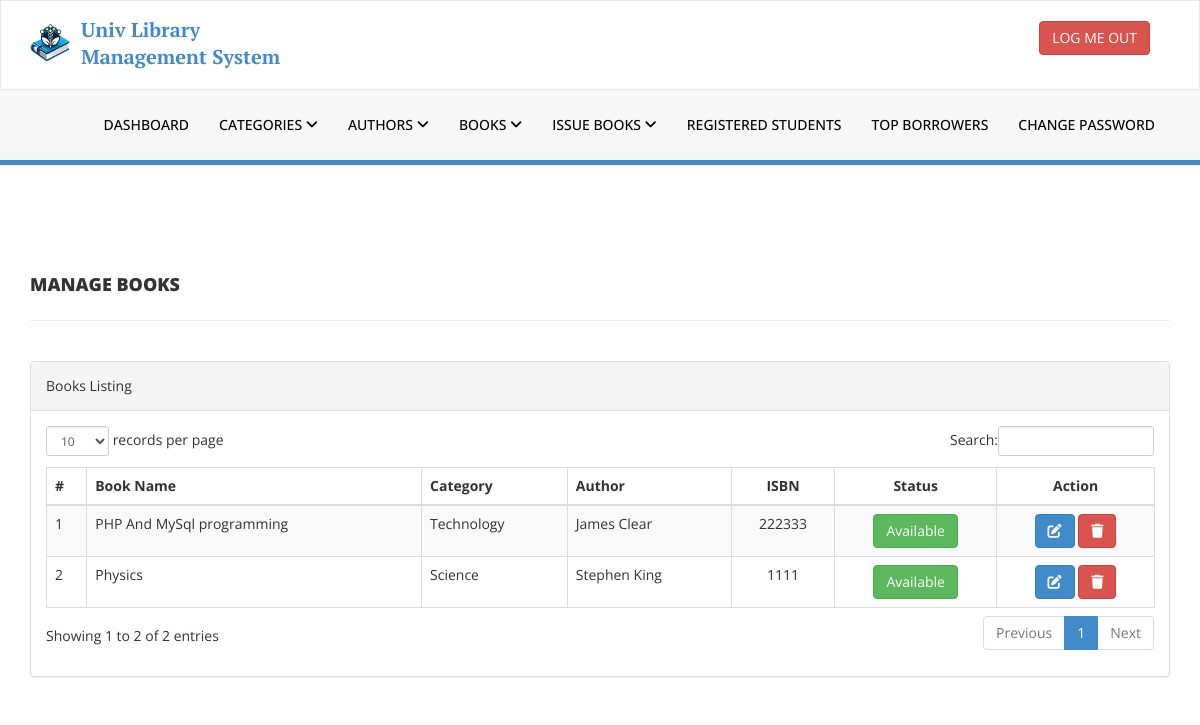
/library/admin/manage-books.php (signed in), run on an earlier commit of the app's database.
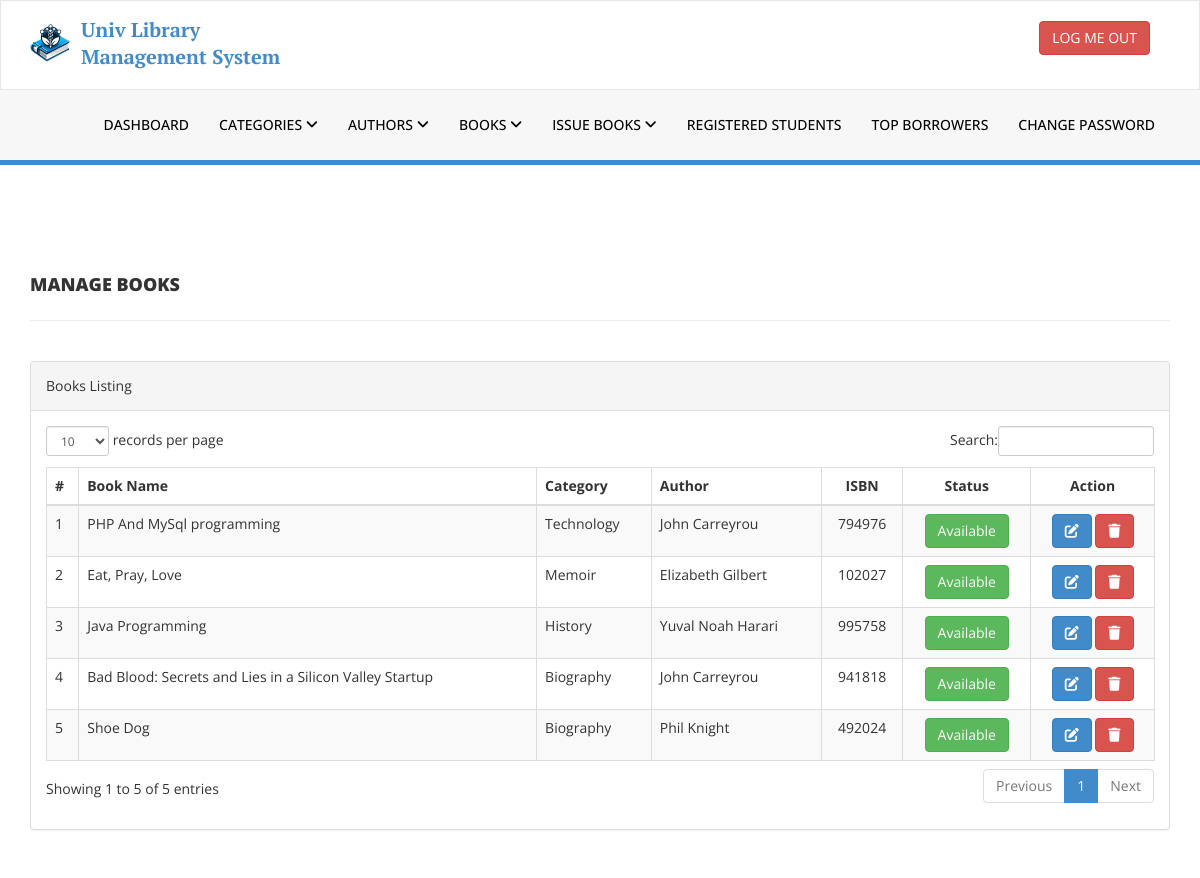
And on a later commit of the database.
### tables this page shows
CREATE TABLE `tblbooks` (
  `id` int(11) NOT NULL,
  `BookName` varchar(255) DEFAULT NULL,
  `CatId` int(11) DEFAULT NULL,
  `AuthorId` int(11) DEFAULT NULL,
  `ISBNNumber` int(11) DEFAULT NULL,
  `BookPrice` int(11) DEFAULT NULL,
  `RegDate` timestamp NULL DEFAULT current_timestamp(),
  `UpdationDate` timestamp NULL DEFAULT NULL ON UPDATE current_timestamp()
);

CREATE TABLE `tblcategory` (
  `id` int(11) NOT NULL,
  `CategoryName` varchar(150) DEFAULT NULL,
  `Status` int(1) DEFAULT NULL,
  `CreationDate` timestamp NULL DEFAULT current_timestamp(),
  `UpdationDate` timestamp NULL DEFAULT '0000-00-00 00:00:00' ON UPDATE current_timestamp()
);

CREATE TABLE `tblauthors` (
  `id` int(11) NOT NULL,
  `AuthorName` varchar(159) DEFAULT NULL,
  `creationDate` timestamp NULL DEFAULT current_timestamp(),
  `UpdationDate` timestamp NULL DEFAULT NULL ON UPDATE current_timestamp()
);

### library/admin/manage-books.php (the view, shortened to what this page needs)
<?php
include('includes/config.php');
if (strlen($_SESSION['alogin']) == 0) {
    header('location:index.php');
} else {
?>
    <!DOCTYPE html>
    <html xmlns="http://www.w3.org/1999/xhtml">
    <head>
        <link href="assets/css/bootstrap.css" rel="stylesheet" />
        <link
            rel="stylesheet"
            href="https://cdnjs.cloudflare.com/ajax/libs/font-awesome/6.5.1/css/all.min.css"
 />
        <link href="assets/js/dataTables/dataTables.bootstrap.css" rel="stylesheet" />
        <link href="assets/css/style.css" rel="stylesheet" />
    </head>
    <body>
        <?php include('includes/header.php'); ?>
        <div class="content-wrapper">
            <div class="container">
                <div class="row pad-botm">
                    <div class="col-md-12">
                        <h4 class="header-line">Manage Books</h4>
                    </div>
                    <div class="row">
                    </div>
                </div>
                <div class="row">
                    <div class="col-md-12">
                        <div class="panel panel-default">
                            <div class="panel-heading">
                                Books Listing
                            </div>
                            <div class="panel-body">
                                <div class="table-responsive">
                                    <table class="table table-striped table-bordered table-hover" id="dataTables-example">
                                        <thead>
                                            <tr>
                                                <th>#</th>
                                                <th>Book Name</th>
                                                <th>Category</th>
                                                <th>Author</th>
                                                <th style="text-align: center;">ISBN</th>
                                                <th style="text-align: center;">Status</th>
                                                <th style="text-align: center;">Action</th>
                                            </tr>
                                        </thead>
                                        <tbody>
                                            <?php $sql = "
                                                    SELECT
                                                        tblbooks.BookName,
                                                        tblcategory.CategoryName,
                                                        tblauthors.AuthorName,
                                                        tblbooks.ISBNNumber,
                                                        tblbooks.id as bookid,
                                                        tblbooks.status
                                                    FROM tblbooks
                                                    JOIN tblcategory ON tblcategory.id=tblbooks.CatId
                                                    JOIN tblauthors ON tblauthors.id=tblbooks.AuthorId";
                                            $query = $dbh->prepare($sql);
                                            $query->execute();
                                            $results = $query->fetchAll(PDO::FETCH_OBJ);
                                            $cnt = 1;
                                            if ($query->rowCount() > 0) {
                                                foreach ($results as $result) { ?>
                                                    <tr class="odd gradeX">
                                                        <td class="center"><?php echo htmlentities($cnt); ?></td>
                                                        <td class="center"><?php echo htmlentities($result->BookName); ?></td>
                                                        <td class="center"><?php echo htmlentities($result->CategoryName); ?></td>
                                                        <td class="center"><?php echo htmlentities($result->AuthorName); ?></td>
                                                        <td style="text-align: center;" class="center"><?php echo htmlentities($result->ISBNNumber); ?></td>
                                                        <td style="text-align: center;" class="center"><?php if ($result->status == 1) { ?>
                                                                <a href="#" class="btn btn-success btn-s">Available</a>
                                                            <?php } else { ?>
                                                                <a href="#" class="btn btn-danger btn-s">Unavailable</a>
                                                            <?php } ?>
                                                        </td>
                                                        <td style="text-align: center;" class="center">
                                                            <a href="edit-book.php?bookid=<?php echo htmlentities($result->bookid); ?>"><button class="btn btn-primary"><i class="fa fa-edit"></i></button>
                                                                <a href="manage-books.php?del=<?php echo htmlentities($result->bookid); ?>" onclick="return confirm('Are you sure you want to delete?');"> <button class=" btn btn-danger"><i class="fa fa-trash"></i></button>
                                                        </td>
                                                    </tr>
                                            <?php $cnt = $cnt + 1;
                                                }
                                            } ?>
                                        </tbody>
                                    </table>
                                </div>
                            </div>
                        </div>
                    </div>
                </div>
            </div>
        </div>
    </body>
    </html>
<?php } ?>

### library/admin/includes/header.php (shortened to what this page needs)
<div class="navbar navbar-inverse set-radius-zero">
    <div class="container">
        <div class="navbar-header">
            <a class="navbar-brand">
                <img src="assets/img/logo.png" />
            </a>
        </div>
        <div class="right-div">
            <a href="logout.php" class="btn btn-danger pull-right">LOG ME OUT</a>
        </div>
    </div>
</div>
<section class="menu-section">
    <div class="container">
        <div class="row ">
            <div class="col-md-12">
                <div class="navbar-collapse collapse ">
                    <ul id="menu-top" class="nav navbar-nav navbar-right">
                        <li><a href="dashboard.php">DASHBOARD</a></li>
                        <li>
                            <a href="#" class="dropdown-toggle" id="ddlmenuItem" data-toggle="dropdown"> Categories <i class="fa fa-angle-down"></i></a>
                        </li>
                        <li>
                            <a href="#" class="dropdown-toggle" id="ddlmenuItem" data-toggle="dropdown"> Authors <i class="fa fa-angle-down"></i></a>
                        </li>
                        <li>
                            <a href="#" class="dropdown-toggle" id="ddlmenuItem" data-toggle="dropdown"> Books <i class="fa fa-angle-down"></i></a>
                        </li>
                        <li>
                            <a href="#" class="dropdown-toggle" id="ddlmenuItem" data-toggle="dropdown"> Issue Books <i class="fa fa-angle-down"></i></a>
                        </li>
                        <li><a href="reg-students.php">Registered Students</a></li>
                        <li><a href="top-borrowers.php">Top Borrowers</a></li>
                        <li><a href="change-password.php">Change Password</a></li>
                    </ul>
                </div>
            </div>
        </div>
    </div>
</section>

### library/admin/assets/css/style.css (style rules this page uses)
body { font-family: 'Open Sans', sans-serif; line-height: 28px; }
.set-radius-zero { border-radius: 0px; -moz-border-radius: 0px; -webkit-border-radius: 0px; }
.content-wrapper { margin-top: 100px; min-height: 70vh; padding-bottom: 4rem; }
.header-line { font-weight: 900; padding-bottom: 25px; border-bottom: 1px solid #eeeeee; text-transform: uppercase; }
.pad-botm { padding-bottom: 30px; }
.right-div { float: right; padding: 20px; }
#menu-top a { color: #000; text-decoration: none; font-weight: 500; padding: 25px 15px 25px 15px; text-transform: uppercase; }
.menu-section { background-color: #f7f7f7; border-bottom: 5px solid var(--primary); width: 100% }
.navbar-inverse { background-color: #FFF; border-color: rgba(155, 153, 153, 0.23); }
.navbar { min-height: 90px; margin-bottom: 0px; }

What changed in the data, as far as the page shows it:
removed tblbooks: BookName "Physics", tblcategory.CategoryName "Science", AuthorId.AuthorName "Stephen King", ISBNNumber "1111", status "Available"
changed tblbooks "PHP And MySql programming": AuthorId.AuthorName "James Clear" → "John Carreyrou"; ISBNNumber "222333" → "794976"
added tblbooks: BookName "Eat, Pray, Love", tblcategory.CategoryName "Memoir", AuthorId.AuthorName "Elizabeth Gilbert", ISBNNumber "102027", status "Available"
added tblbooks: BookName "Java Programming", tblcategory.CategoryName "History", AuthorId.AuthorName "Yuval Noah Harari", ISBNNumber "995758", status "Available"
added tblbooks: BookName "Bad Blood: Secrets and Lies in a Silicon Valley Startup", tblcategory.CategoryName "Biography", AuthorId.AuthorName "John Carreyrou", ISBNNumber "941818", status "Available"
added tblbooks: BookName "Shoe Dog", tblcategory.CategoryName "Biography", AuthorId.AuthorName "Phil Knight", ISBNNumber "492024", status "Available"
Also different on the page:
text written by a page script: "records per page Search: Showing 1 to 2 of 2 entries Previous 1 Next" → "records per page Search: Showing 1 to 5 of 5 entries Previous 1 Next"
